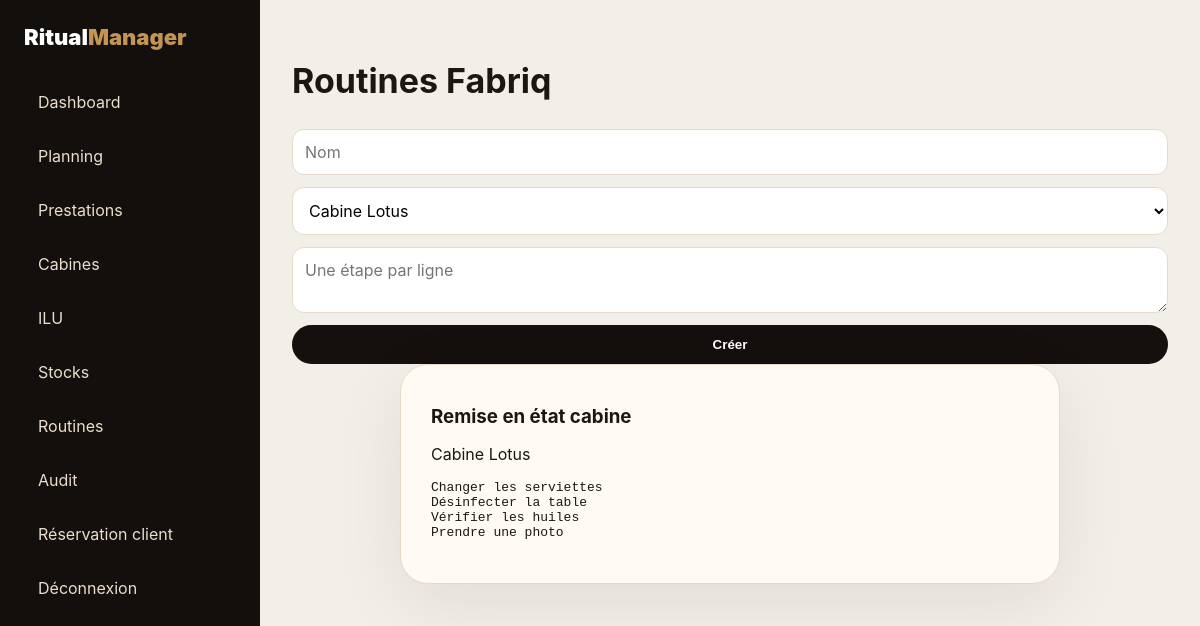
Screenshot of /admin/routines/ (signed in) with the database file from the repository.
### app/models/entities.py (models this page shows)
class Routine(db.Model):
    id = db.Column(db.Integer, primary_key=True)
    name = db.Column(db.String(160), nullable=False)
    cabin_id = db.Column(db.Integer, db.ForeignKey('cabin.id'))
    instructions = db.Column(db.Text, default='')
    cabin = db.relationship('Cabin')

class Cabin(db.Model):
    id = db.Column(db.Integer, primary_key=True)
    name = db.Column(db.String(120), nullable=False)
    institute_id = db.Column(db.Integer, db.ForeignKey('institute.id'), nullable=False)
    cabin_type = db.Column(db.String(100), default='Massage solo')
    is_active = db.Column(db.Boolean, default=True)
    institute = db.relationship('Institute')

### app/routines/routes.py (the view)
@routines_bp.route('/', methods=['GET','POST'])
@login_required
def index():
    if request.method == 'POST':
        r = Routine(name=request.form['name'], cabin_id=int(request.form['cabin_id']), instructions=request.form['instructions'])
        db.session.add(r); db.session.commit()
        return redirect(url_for('routines.index'))
    return render_template('routines/index.html', routines=Routine.query.all(), cabins=Cabin.query.all())

### app/utils/auth.py (called while the page is built)
def login_required(fn):
    @wraps(fn)
    def wrapper(*args, **kwargs):
        if not session.get('user_id'):
            return redirect(url_for('auth.login'))
        return fn(*args, **kwargs)
    return wrapper

### app/templates/routines/index.html
{% extends 'admin/base_admin.html' %}{% block admin_content %}<h1>Routines Fabriq</h1><form class="inline-form" method="post"><input name="name" placeholder="Nom"><select name="cabin_id">{% for c in cabins %}<option value="{{c.id}}">{{c.name}}</option>{% endfor %}</select><textarea name="instructions" placeholder="Une étape par ligne"></textarea><button>Créer</button></form><div class="grid cards">{% for r in routines %}<div class="card"><h3>{{r.name}}</h3><p>{{r.cabin.name if r.cabin else ''}}</p><pre>{{r.instructions}}</pre></div>{% endfor %}</div>{% endblock %}

### app/static/css/app.css (style rules this page uses)
:root { --bg:#f5f0ea;--ink:#1d1713;--muted:#74695f;--gold:#c39453;--card:#fffaf4;--line:#e6d9ca;--dark:#15100d;--green:#d8f5df;--blue:#dcecff;--red:#ffe0e0 }
* { box-sizing:border-box }
body { margin:0;font-family:Inter,Segoe UI,Arial,sans-serif;background:var(--bg);color:var(--ink) }
.hero-card,.card,.login-card { background:var(--card);border:1px solid var(--line);border-radius:28px;box-shadow:0 20px 70px rgba(44,30,18,.08);padding:30px }
.btn,button { border:0;background:var(--dark);color:#fff;border-radius:999px;padding:12px 20px;font-weight:800;cursor:pointer }
.grid { display:grid;gap:22px }
.cards { grid-template-columns:repeat(auto-fit,minmax(240px,1fr));padding:0 9vw 70px }
.card h3 { margin:10px 0 }
.login-card form,.inline-form { display:grid;gap:12px }
.login-card input,.inline-form input,.inline-form select,.inline-form textarea,select,input,textarea { border:1px solid var(--line);border-radius:12px;padding:12px;background:#fff;font:inherit }
.admin-body { display:grid;grid-template-columns:260px 1fr;background:#f2eee8 }
.admin-main h1 { font-size:34px }

### rows the page displays
Routine: name "Remise en état cabine", cabin "Cabine Lotus", instructions "Changer les serviettes Désinfecter la table Vérifier les huiles Prendre une photo"

### other values shown
form field cabin_id "Cabine Lotus"
